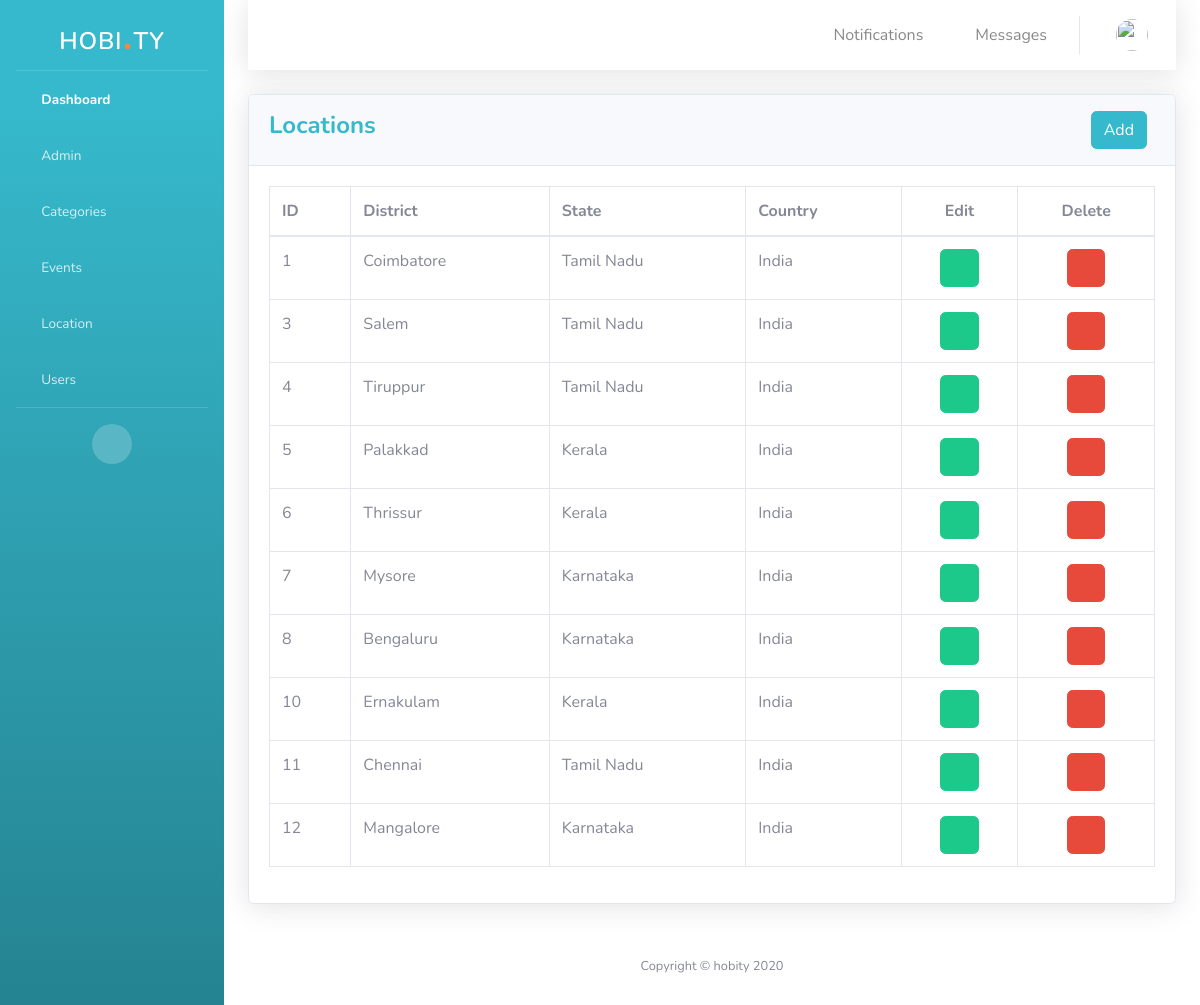
The app's page /locations.php with its own data.
### tables this page shows
CREATE TABLE `locations` (
  `id` int(11) NOT NULL,
  `district` varchar(30) NOT NULL,
  `state` varchar(30) NOT NULL,
  `country` varchar(30) NOT NULL
);

### locations.php (the view, shortened to what this page needs)
<?php
include('security.php');
include('includes/header.php');
include('includes/sidebar.php');
?>
<div class="container-fluid">
  <?php
  include('includes/topbar.php');
  ?>
  <div class="card shadow mb-4">
    <div class="card-header py-3">
      <h4 class="m-0 font-weight-bold text-info">Locations
      <button type="button" class="btn btn-info mx-2 float-right" data-toggle="modal" data-target="#locationmodal">
       Add
      </button>
    </div>
    <div class="card-body">
      <div class="table-responsive">
      <?php
      $query = "SELECT * FROM locations";
      $query_run = mysqli_query($connection, $query);
      if(mysqli_num_rows($query_run) > 0)
      {
        ?>
        <table class="table table-bordered" id="dataTable" width="100%" cellspacing="0">
          <thead>
            <tr>
              <th>ID</th>
              <th>District</th>
              <th>State</th>
              <th>Country</th>
              <th class="text-center">Edit</th>
              <th class="text-center">Delete</th>
            </tr>
          </thead>
          <tbody>
          <?php
            while($row = mysqli_fetch_assoc($query_run))
            {
          ?>
            <tr>
              <td><?php echo $row['id']; ?></td>
              <td><?php echo $row['district']; ?></td>
              <td><?php echo $row['state']; ?></td>
              <td><?php echo $row['country']; ?></td>
              <td class="text-center">
                <form action="locations_edit.php" method="post">
                  <button type="submit" class="btn btn-success" name="location_edit_btn"><i class="fas fa-edit"></i></button>
                </form>
              </td>
              <td class="text-center">
                  <button type="button" class="btn btn-danger location_del_btn"><i class="fas fa-trash-alt"></i></button>
              </td>
            </tr>
            <?php
              }
            ?>
          </tbody>
        </table>
        <?php
          }
          else
          {
            echo "No Record Found !";
          }
        ?>
      </div>
    </div>
  </div>
<?php
  include('includes/footer.php');
?>

### records on screen
locations: id "1", district "Coimbatore", state "Tamil Nadu", country "India"
locations: id "3", district "Salem", state "Tamil Nadu", country "India"
locations: id "4", district "Tiruppur", state "Tamil Nadu", country "India"
locations: id "5", district "Palakkad", state "Kerala", country "India"
locations: id "6", district "Thrissur", state "Kerala", country "India"
locations: id "7", district "Mysore", state "Karnataka", country "India"
locations: id "8", district "Bengaluru", state "Karnataka", country "India"
locations: id "10", district "Ernakulam", state "Kerala", country "India"
locations: id "11", district "Chennai", state "Tamil Nadu", country "India"
locations: id "12", district "Mangalore", state "Karnataka", country "India"
